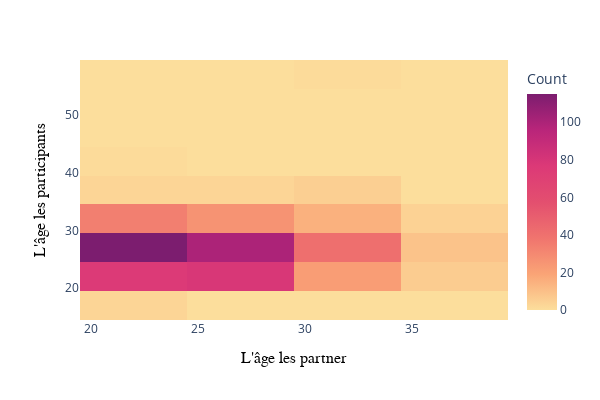

The notebook cell this image was saved under:
### Code cell
fig = px.density_heatmap(df2, x="age_o", y="age", z="count", color_continuous_scale=px.colors.sequential.Sunsetdark,
                            labels={"age_o": "L'âge les partner","age": "L'âge les participants"}, width=600, height=400)                            
fig.update_xaxes(title_font=dict(family = "Arial", size = 16, color = "black"))
fig.update_yaxes(title_font=dict(family = "Arial", size = 16, color = "black"))
fig.layout.coloraxis.colorbar.title = 'Count'
fig.show()

### Figure 1 — Plotly figure (JSON) as saved in the notebook; plotly's stock layout.template omitted (floating-point values rounded to 4 significant figures; data arrays with more than 128 entries replaced by an {"elided": "..."} marker saying what was removed)
{"data": [{"coloraxis": "coloraxis", "histfunc": "sum", "hovertemplate": "L'âge les partner=%{x}<br>L'âge les participants=%{y}<br>sum of count=%{z}<extra></extra>", "name": "", "type": "histogram2d", "x": {"elided": "156 int values"}, "xaxis": "x", "xbingroup": "x", "y": {"elided": "156 int values"}, "yaxis": "y", "ybingroup": "y", "z": {"elided": "156 int values"}}], "layout": {"coloraxis": {"colorbar": {"title": {"text": "Count"}}, "colorscale": [[0, "rgb(252, 222, 156)"], [0.1667, "rgb(250, 164, 118)"], [0.3333, "rgb(240, 116, 110)"], [0.5, "rgb(227, 79, 111)"], [0.6667, "rgb(220, 57, 119)"], [0.8333, "rgb(185, 37, 122)"], [1, "rgb(124, 29, 111)"]]}, "height": 400, "legend": {"tracegroupgap": 0}, "margin": {"t": 60}, "width": 600, "xaxis": {"anchor": "y", "domain": [0, 1], "title": {"font": {"color": "black", "family": "Arial", "size": 16}, "text": "L'âge les partner"}}, "yaxis": {"anchor": "x", "domain": [0, 1], "title": {"font": {"color": "black", "family": "Arial", "size": 16}, "text": "L'âge les participants"}}}}
